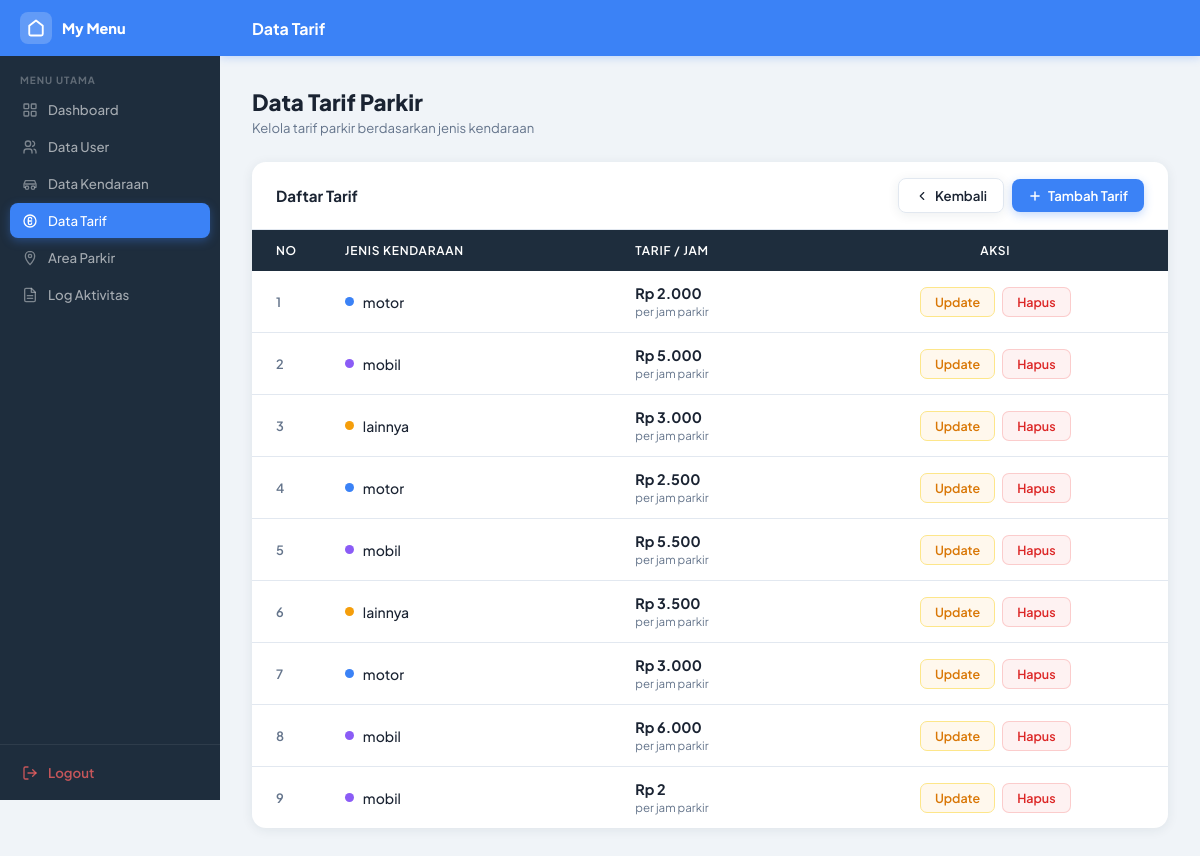
The page /View/v_tampil_data_tarif.php (signed in) on the database its author committed.
### tables this page shows
CREATE TABLE `tb_tarif` (
  `id_tarif` int(11) NOT NULL,
  `jenis_kendaraan` enum('motor','mobil','lainnya') DEFAULT NULL,
  `tarif_per_jam` decimal(10,0) DEFAULT NULL
);

### Controller/c_tarif.php (called while the page is built, shortened)
<?php
include_once __DIR__ . '/../Model/m_tarif.php';
$tarifModel = new m_tarif();
$result     = $tarifModel->tampil_data();
$data_tarif = mysqli_fetch_all($result, MYSQLI_ASSOC);

### Model/m_koneksi.php (called while the page is built, shortened)
<?php
class koneksi {
    private $host = "localhost";
    private $username = "root";
    private $pass = "";
    private $db = "parkir";
    function __construct()
    {
        $this->koneksi = mysqli_connect($this->host, $this->username, $this->pass, $this->db);
    }
}
?>

### Model/m_tarif.php (called while the page is built, shortened)
<?php
include_once __DIR__ . "/m_koneksi.php";
class m_tarif {
    function tampil_data() {
        $koneksi = new koneksi();
        $sql = "SELECT * FROM tb_tarif ORDER BY id_tarif ASC";
        return mysqli_query($koneksi->koneksi, $sql);
    }
}

### View/v_tampil_data_tarif.php (the view, shortened to what this page needs)
<?php
include_once '../Controller/c_tarif.php';
?>
<!DOCTYPE html>
<html lang="id">
<head>
</head>
<body>
<div class="sidebar">
  <div class="sidebar-brand">
    <div class="brand-icon">
      <svg viewBox="0 0 24 24" fill="none" stroke="currentColor" stroke-width="2.5" stroke-linecap="round" stroke-linejoin="round">
        <path d="M3 9l9-7 9 7v11a2 2 0 0 1-2 2H5a2 2 0 0 1-2-2z"/>
      </svg>
    </div>
    <div class="brand-name">My Menu</div>
  </div>
  <nav>
    <div class="sidebar-label">Menu Utama</div>
    <ul>
      <li><a href="v_homeadmin.php">
        Dashboard
      </a></li>
      <li><a href="v_tampil_data_user.php">
        <svg viewBox="0 0 24 24" fill="none" stroke="currentColor" stroke-width="2" stroke-linecap="round" stroke-linejoin="round">
          <circle cx="9" cy="7" r="4"/><path d="M3 21v-2a4 4 0 0 1 4-4h4a4 4 0 0 1 4 4v2"/>
          <path d="M16 3.13a4 4 0 0 1 0 7.75"/><path d="M21 21v-2a4 4 0 0 0-3-3.85"/>
        </svg>Data User
      </a></li>
      <li><a href="v_tampil_data_kendaraan.php">
        <svg viewBox="0 0 24 24" fill="none" stroke="currentColor" stroke-width="2" stroke-linecap="round" stroke-linejoin="round">
          <path d="M5 17H3v-5l2-5h14l2 5v5h-2"/>
          <circle cx="7.5" cy="17.5" r="2.5"/><circle cx="16.5" cy="17.5" r="2.5"/>
          <path d="M5 12h14"/>
        </svg>Data Kendaraan
      </a></li>
      <li><a href="v_tampil_data_tarif.php" class="active">
        <svg viewBox="0 0 24 24" fill="none" stroke="currentColor" stroke-width="2" stroke-linecap="round" stroke-linejoin="round">
          <circle cx="12" cy="12" r="9"/>
          <path d="M14.5 9a2.5 2.5 0 0 0-5 0v6a2.5 2.5 0 0 0 5 0"/>
          <line x1="9.5" y1="12" x2="14.5" y2="12"/>
        </svg>Data Tarif
      </a></li>
      <li><a href="v_tampil_data_area.php">
        <svg viewBox="0 0 24 24" fill="none" stroke="currentColor" stroke-width="2" stroke-linecap="round" stroke-linejoin="round">
          <path d="M12 2C8.13 2 5 5.13 5 9c0 5.25 7 13 7 13s7-7.75 7-13c0-3.87-3.13-7-7-7z"/>
          <circle cx="12" cy="9" r="2.5"/>
        </svg>Area Parkir
      </a></li>
      <li><a href="../Controller/c_log.php?aksi=tampil">
        <svg viewBox="0 0 24 24" fill="none" stroke="currentColor" stroke-width="2" stroke-linecap="round" stroke-linejoin="round">
          <path d="M14 2H6a2 2 0 0 0-2 2v16a2 2 0 0 0 2 2h12a2 2 0 0 0 2-2V8z"/>
          <polyline points="14 2 14 8 20 8"/>
          <line x1="8" y1="13" x2="16" y2="13"/><line x1="8" y1="17" x2="16" y2="17"/>
        </svg>Log Aktivitas
      </a></li>
    </ul>
  </nav>
  <div class="sidebar-footer">
    <a href="../Controller/c_logout.php">
      <svg viewBox="0 0 24 24" fill="none" stroke="currentColor" stroke-width="2" stroke-linecap="round" stroke-linejoin="round">
        <path d="M9 21H5a2 2 0 0 1-2-2V5a2 2 0 0 1 2-2h4"/>
        <polyline points="16 17 21 12 16 7"/><line x1="21" y1="12" x2="9" y2="12"/>
      </svg>
      Logout
    </a>
  </div>
</div>
<div class="topbar">
  <span class="topbar-title">Data Tarif</span>
</div>
<div class="content">
  <div class="page-header">
    <div>
      <h1>Data Tarif Parkir</h1>
      <p>Kelola tarif parkir berdasarkan jenis kendaraan</p>
    </div>
  </div>
  <div class="card">
    <div class="card-header">
      <h2>Daftar Tarif</h2>
      <div class="header-actions">
        <a href="v_homeadmin.php" class="btn btn-back">
          <svg viewBox="0 0 24 24" fill="none" stroke="currentColor" stroke-width="2" stroke-linecap="round" stroke-linejoin="round">
            <polyline points="15 18 9 12 15 6"/>
          </svg>
          Kembali
        </a>
        <a href="v_tambah_data_tarif.php" class="btn btn-add">
          <svg viewBox="0 0 24 24" fill="none" stroke="white" stroke-width="2.5" stroke-linecap="round">
            <line x1="12" y1="5" x2="12" y2="19"/><line x1="5" y1="12" x2="19" y2="12"/>
          </svg>
          Tambah Tarif
        </a>
      </div>
    </div>
    <table>
      <thead>
        <tr>
          <th style="width:60px">No</th>
          <th>Jenis Kendaraan</th>
          <th>Tarif / Jam</th>
          <th class="center">Aksi</th>
        </tr>
      </thead>
      <tbody>
        <?php
        $dot_map      = ['mobil'=>'#8b5cf6','motor'=>'#3b82f6','lainnya'=>'#f59e0b'];
        $dot_fallback = ['#10b981','#f43f5e','#06b6d4','#ec4899'];
        ?>
        <?php if (!empty($data_tarif)): ?>
          <?php $no = 1; $fi = 0; foreach ($data_tarif as $row): ?>
          <?php
            $jenis     = strtolower(trim($row['jenis_kendaraan']));
            $dot_color = $dot_map[$jenis] ?? $dot_fallback[$fi++ % count($dot_fallback)];
          ?>
          <tr>
            <td class="num"><?= $no++ ?></td>
            <td>
              <div class="jenis-wrap">
                <span class="dot" style="background:<?= $dot_color ?>"></span>
                <?= htmlspecialchars($row['jenis_kendaraan']) ?>
              </div>
            </td>
            <td>
              <div class="tarif-val">Rp <?= number_format($row['tarif_per_jam'], 0, ',', '.') ?></div>
              <div class="tarif-note">per jam parkir</div>
            </td>
            <td class="center">
              <div class="aksi-wrap">
                <a href="../Controller/c_tarif.php?aksi=edit&id_tarif=<?= $row['id_tarif'] ?>" class="btn-update">Update</a>
                <a href="../Controller/c_tarif.php?aksi=hapus&id_tarif=<?= $row['id_tarif'] ?>"
                   onclick="return confirm('Yakin ingin menghapus data ini?')"
                   class="btn-hapus">Hapus</a>
              </div>
            </td>
          </tr>
          <?php endforeach; ?>
        <?php endif; ?>
      </tbody>
    </table>
  </div>
</div>
</body>
</html>

### rows shown on the page
tb_tarif: jenis_kendaraan "motor", tarif_per_jam "2.000"
tb_tarif: jenis_kendaraan "mobil", tarif_per_jam "5.000"
tb_tarif: jenis_kendaraan "lainnya", tarif_per_jam "3.000"
tb_tarif: jenis_kendaraan "motor", tarif_per_jam "2.500"
tb_tarif: jenis_kendaraan "mobil", tarif_per_jam "5.500"
tb_tarif: jenis_kendaraan "lainnya", tarif_per_jam "3.500"
tb_tarif: jenis_kendaraan "motor", tarif_per_jam "3.000"
tb_tarif: jenis_kendaraan "mobil", tarif_per_jam "6.000"
tb_tarif: jenis_kendaraan "mobil", tarif_per_jam "2"
